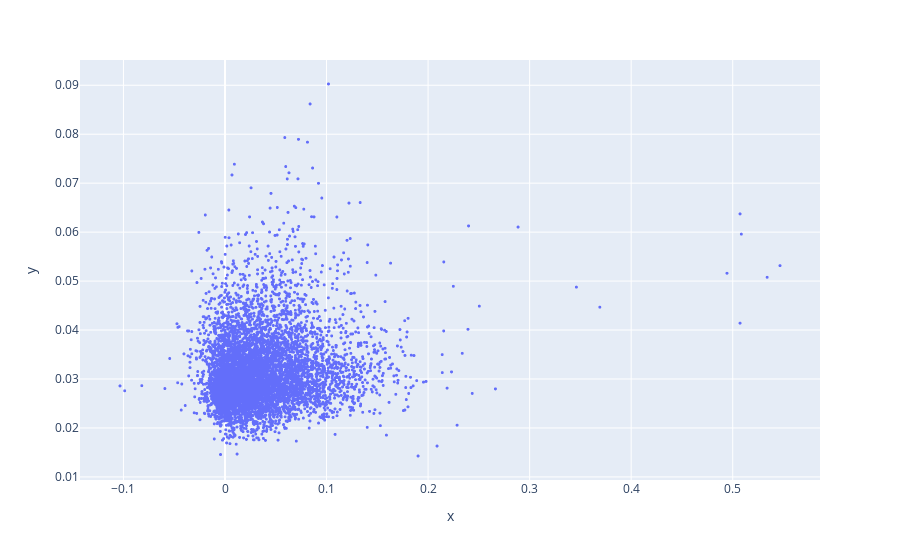

The code cell stored with this chart in its notebook:
### Code cell
fig = px.scatter(x=list(test['10d_pct_change']), y=predictions)
fig.update_traces(marker_size=3)
fig.show()

### Figure 1 — Plotly figure (JSON) as saved in the notebook; plotly's stock layout.template omitted (floating-point values rounded to 4 significant figures; data arrays with more than 128 entries replaced by an {"elided": "..."} marker saying what was removed)
{"data": [{"hovertemplate": "x=%{x}<br>y=%{y}<extra></extra>", "legendgroup": "", "marker": {"color": "#636efa", "size": 3, "symbol": "circle"}, "mode": "markers", "name": "", "showlegend": false, "type": "scattergl", "x": {"elided": "6400 float values"}, "xaxis": "x", "y": {"elided": "6400 float values"}, "yaxis": "y"}], "layout": {"legend": {"tracegroupgap": 0}, "margin": {"t": 60}, "xaxis": {"anchor": "y", "domain": [0, 1], "title": {"text": "x"}}, "yaxis": {"anchor": "x", "domain": [0, 1], "title": {"text": "y"}}}}
